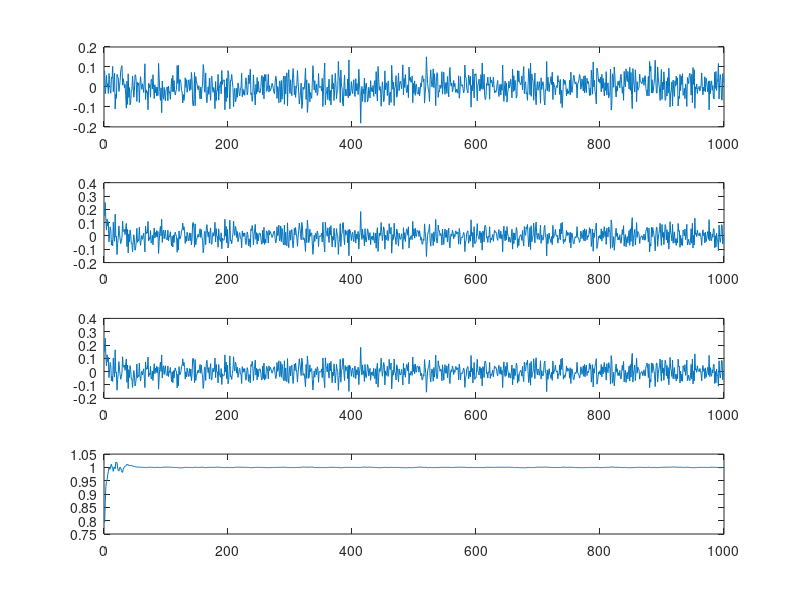

MATLAB code for this plot:
clear all;

%% Artificial data input (onsets)

% generate on the beat onsets at tempo of 44100
processed = (1:1000).*44100;

% add some gaussian noise
std = 44100*0.05;
for i = 1:size(processed, 2)
    processed(i) = processed(i) + randn()*std;
end

%% Initialize

% parameters (todo: learn these a la Gibbs)
q = 100;    % start with a big q, lock it down after burn-in period   
Rk = std;   % cheat and copy actual

% constants
H = [1 0];
I = eye(2);

% used by Kalman filter
Pk = zeros([2,2]);
xk = zeros([2,1]);

% initialize this (this may not be an optimal initial state)
oldPk = 44100.*ones([2,2])./2;

% first element: assume that first onset is on the beat
% (this assumption's not necessarily correct in general--think pick-ups)
% second element: guess "randomly" that tempo is 35000
% (obviously we know that it's really 44100, but assume we don't know that)
oldxk = [processed(1) 35000]';

%% Kalman filter

results = zeros(numel(processed)-1,5);
for k = 2:numel(processed)
    yk = processed(k); %onset position

    % This is how you solve burn-in (start with big q and make it small later)
    if k == 30
        q = 0.1;
    end

    y = 1; % assume onsets are on the beat
    A = [1 y; 0 1];

    % Kalman Predict
    Qk = q*[y^3/3 y^2/2; y^2/2 y]; % innovation noise covariance
    Pk(1:end, 1:end) = A*oldPk(1:end, 1:end)*A' + Qk;
    Wk = H*Pk(1:end, 1:end)*H'+Rk; % residual (innovation) covariance
    xk(1:end, 1:end) = A*oldxk(1:end, 1:end); % predicted onset/tempo

    % p(yk|y1:k-1,c1:k):
    pyk = normpdf(yk, H*xk, Wk)+eps;

    % [onset #, position, position guess, tempo guess, (un-)certainty]
    results(k-1,1:end) = [k yk/44100 xk(1)/44100 xk(2)/44100 pyk*100000];

    % Kalman Update
    residualError = yk - H*xk(1:end, 1:end);
    Kk = Pk(1:end, 1:end)*H'*(Wk)^(-1); % optimal Kalman gain
    xk(1:end, 1:end) = xk(1:end, 1:end) + Kk*residualError;
    Pk(1:end, 1:end) = (I-Kk*H)*Pk(1:end, 1:end);
    
    % todo: sample instead of maximize? theoretically better?
    oldPk = Pk;
    oldxk = xk;
end

%% Graphs and stuff

% deviation from (known) hidden beat state
subplot(4,1,1)
plot(results(1:end,1) - results(1:end,2));

% deviation of predicted beat from actual beat
subplot(4,1,2)
plot(results(1:end,2) - results(1:end,3));

% deviation of predicted beat from actual beat
subplot(4,1,3)
plot(results(1:end,2) - results(1:end,3));

% deviation of predicted tempo from actual tempo
subplot(4,1,4)
plot(results(1:end,4));
